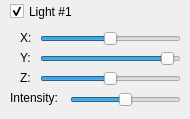
       <widget class="QWidget" name="light1">
        <widget class="QCheckBox" name="checkLight1">
         <property name="geometry">
          <rect>
           <x>10</x>
           <y>0</y>
           <width>70</width>
           <height>23</height>
          </rect>
         </property>
         <property name="text">
          <string>Light #1</string>
         </property>
         <property name="checked">
          <bool>true</bool>
         </property>
        </widget>
        <widget class="QSlider" name="sliderLight1Y">
         <property name="geometry">
          <rect>
           <x>40</x>
           <y>49</y>
           <width>141</width>
           <height>19</height>
          </rect>
         </property>
         <property name="minimum">
          <number>-100</number>
         </property>
         <property name="maximum">
          <number>100</number>
         </property>
         <property name="value">
          <number>90</number>
         </property>
         <property name="sliderPosition">
          <number>90</number>
         </property>
         <property name="orientation">
          <enum>Qt::Horizontal</enum>
         </property>
        </widget>
        <widget class="QSlider" name="sliderLight1Z">
         <property name="geometry">
          <rect>
           <x>40</x>
           <y>69</y>
           <width>141</width>
           <height>19</height>
          </rect>
         </property>
         <property name="minimum">
          <number>-100</number>
         </property>
         <property name="maximum">
          <number>100</number>
         </property>
         <property name="orientation">
          <enum>Qt::Horizontal</enum>
         </property>
        </widget>
        <widget class="QLabel" name="label_9">
         <property name="enabled">
          <bool>true</bool>
         </property>
         <property name="geometry">
          <rect>
           <x>10</x>
           <y>90</y>
           <width>51</width>
           <height>16</height>
          </rect>
         </property>
         <property name="text">
          <string>Intensity:</string>
         </property>
        </widget>
        <widget class="QSlider" name="sliderLighting1">
         <property name="enabled">
          <bool>true</bool>
         </property>
         <property name="geometry">
          <rect>
           <x>70</x>
           <y>90</y>
           <width>111</width>
           <height>20</height>
          </rect>
         </property>
         <property name="value">
          <number>50</number>
         </property>
         <property name="orientation">
          <enum>Qt::Horizontal</enum>
         </property>
         <property name="tickInterval">
          <number>1</number>
         </property>
        </widget>
        <widget class="QLabel" name="label_3">
         <property name="geometry">
          <rect>
           <x>20</x>
           <y>47</y>
           <width>21</width>
           <height>21</height>
          </rect>
         </property>
         <property name="text">
          <string>Y:</string>
         </property>
        </widget>
        <widget class="QSlider" name="sliderLight1X">
         <property name="geometry">
          <rect>
           <x>40</x>
           <y>29</y>
           <width>141</width>
           <height>19</height>
          </rect>
         </property>
         <property name="minimum">
          <number>-100</number>
         </property>
         <property name="maximum">
          <number>100</number>
         </property>
         <property name="value">
          <number>0</number>
         </property>
         <property name="orientation">
          <enum>Qt::Horizontal</enum>
         </property>
        </widget>
        <widget class="QLabel" name="label_4">
         <property name="geometry">
          <rect>
           <x>20</x>
           <y>67</y>
           <width>21</width>
           <height>21</height>
          </rect>
         </property>
         <property name="text">
          <string>Z:</string>
         </property>
        </widget>
        <widget class="QLabel" name="label_2">
         <property name="geometry">
          <rect>
           <x>20</x>
           <y>27</y>
           <width>21</width>
           <height>21</height>
          </rect>
         </property>
         <property name="text">
          <string>X:</string>
         </property>
        </widget>
       </widget>
